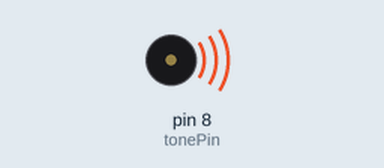
A sketch run on a simulated Arduino Uno, built with avr-gcc and run on an emulated ATmega328P. Parts: buzzer (waves = sounding).

Above: at 0.1 s.
Timing chart, 0 to 39.9 s (numbered marks = the images above):
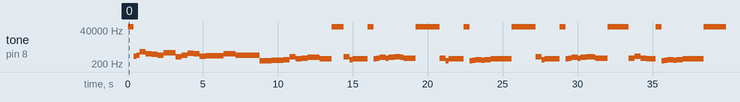

Measured:
- by itself, tone on pin 8 (tonePin): plays 65535 Hz for 0.40 s, 661 Hz for 0.20 s, 786 Hz for 0.20 s, 1322 Hz for 0.40 s, 990 Hz for 0.40 s, 882 Hz for 0.40 s … (74 notes in this stretch)

The sketch:

ibelieve.ino
```cpp
#include "Arduino.h"

#include "pitches.h"
//这部分是用英文对应了拍子，这样后面也比较好看
int tune0[]=
{
  G0, G6, GH1,
  GH6, GH3, GH2, GH1,
  GH5, G5, GH1,
  GH4, GH3, G6, G7,
  G7, GH3,
  GH1,
  GL6, GL7,
  G1, G5, G2, G3,
  G4, G2,
};

float duration0[]=
{
  0.5, 0.25, 0.25,
  0.5, 0.5, 0.5, 0.5,
  1, 0.5, 0.5,
  0.5, 0.5, 0.5, 0.5,
  1, 1,
  2,
  1,1,
  0.5, 0.5, 0.5, 0.5,
  1,1,
};

int tune1[] =
{
  G0, G5, G1, G2,
  G2, G0, G2, G3,
  G4, G3, G4, G4, G5, G4,
  G3, G0,
  G0, G3, GL6, G2,
  G2, G0, GL6, GL7,

  G1, GL7, G1, G1, G2, G2,
  G2, G0,
  G0, G5, G1, G2,
  G2, G0, G2, G3,
  G4, G3, G4, G4, G5, G5, G4,
  G3, G0,

  G0, G0, G3, G3, G6, G3,
  G3, G2, G0, GL6, GL7,
  G1, GL7, G1, G1, G2, G2,
  G2, G0,
  G0, G1, G2,
  G3, G5, G5, G5, G0, G5,

  G5, G6, G4, G5, G5, G4,
  G3, G0, G6, G7,
  GH1, G7, GH1, GH1, G3, G2,
  G2, G6, G6, G6, G0, G6,
  G6, G6, G6, G6, G5, G5,

  G5,
  G6, G2, G7,
  G1, GL5, G1, G5,
  G4, G3, G4, G4, G5, G6, G5,
  G5, G1, GH1,
  G7, G6, G6,

  G5, G6, G4, G3, G4,
  G4, GL6, GL7, G1,
  G4, G5, G5, G5, G3,
  G3, G2, G2,
  G0, GL5, G1, G5,
  G4, G3, G4, G4, G6, G5,

  G5, G0, G5,
  G5, G5, G6, G6, G7, G7,
  G7, GH1, GH1, GH1,
  GH1, G0, GH1, G7, GH1, G7,
  G6, G6, G6, G6, G6,

  G6, G0,
  G6, G3, G2, G1, G5,
  G5, G0, G3,
  G4, G3, GL6, GL6,
  GL7, G3, G2,
  G1,
  GL7, GL6,
  G3,
  G2,

};

float duration1[]=
{
  1, 0.5, 0.25, 0.25,
  1, 0.5, 0.25, 0.25,
  0.5, 0.25, 0.25, 0.25, 0.5, 0.25,
  1, 1,
  1, 0.5, 0.25, 0.25,
  1, 0.5, 0.25, 0.25,

  0.5, 0.25, 0.25, 0.25, 0.5, 0.25,
  1, 1,
  1, 0.5, 0.25, 0.25,
  1, 0.5, 0.25, 0.25,
  0.5, 0.25, 0.25, 0.25, 0.5, 0.125, 0.125,
  1,1,

  0.5, 0.25, 0.25, 0.25, 0.5, 0.25,
  0.25, 0.75, 0.5, 0.25, 0.25,
  0.5, 0.25, 0.25, 0.25, 0.5, 0.25,
  1, 1,
  1, 0.5, 0.5,
  0.5, 0.25, 0.25, 0.5, 0.25, 0.25,

  0.5, 0.5, 0.25, 0.5, 0.125, 0.125,
  1, 0.5, 0.25, 0.25,
  0.5, 0.25, 0.25, 0.5, 0.25, 0.25,
  0.5, 0.25, 0.25, 0.5, 0.25, 0.25,
  0.5, 0.25, 0.25, 0.5, 0.25, 0.25,

  2,
  0.5, 0.5, 1,
  0.5, 0.5, 0.5, 0.5,
  0.5, 0.25, 0.25, 0.25, 0.25, 0.25, 0.25,
  1, 0.5, 0.5,
  0.5, 0.25, 1,

  0.5, 0.5, 0.5, 0.25, 0.25,
  0.25, 0.5, 0.5, 0.5,
  0.5, 0.5, 0.5, 0.25, 0.25,
  0.25, 0.75, 1,
  0.5, 0.5, 0.5, 0.5,
  0.5, 0.25, 0.25, 0.25, 0.5, 0.25,

  1.5, 0.25, 0.25,
  0.5, 0.25, 0.25, 0.25, 0.5, 0.25,
  0.5, 0.25, 0.25, 1,
  0.5, 0.25, 0.25, 0.5, 0.25, 0.25,
  0.5, 0.25, 0.25, 1,

  1, 1,
  0.5, 0.5, 0.5, 0.25, 0.25,
  1.5, 0.25, 0.25,
  0.5, 0.5, 0.5, 0.5,
  1, 0.5, 0.5,
  2,
  1, 1,
  2,
  2,
};

int length0;
int length1;
int tonePin=8;

void setup()
{
  pinMode(tonePin,OUTPUT);
  length0 = sizeof(tune0)/sizeof(tune0[0]);
  length1 = sizeof(tune1)/sizeof(tune1[0]);
}

void loop()
{
  for (int x = 0; x < length0; ++x)
  {
    tone(tonePin, tune0[x]);
    delay(800*duration0[x]);
    //noTone(tonePin);
  }
  for(int x=0;x<length1;x++)
  {
    tone(tonePin,tune1[x]);
    delay(800*duration1[x]);
    noTone(tonePin);
  }
    for(int x=0;x<length1;x++)
  {
    tone(tonePin,tune1[x]);
    delay(800*duration1[x]);
    noTone(tonePin);
  }
  delay(5000);
}
```

pitches.h
```cpp
#define DL1 147
#define DL2 165
#define DL3 175
#define DL4 196
#define DL5 221
#define DL6 248
#define DL7 278

#define D0 -1
#define D1 294
#define D2 330
#define D3 350
#define D4 393
#define D5 441
#define D6 495
#define D7 556

#define DH1 589
#define DH2 661
#define DH3 700
#define DH4 786
#define DH5 882
#define DH6 990
#define DH7 1112

#define EL1 165
#define EL2 175
#define EL3 196
#define EL4 221
#define EL5 248
#define EL6 278
#define EL7 312

#define E0 -1
#define E1 330
#define E2 350
#define E3 393
#define E4 441
#define E5 495
#define E6 556
#define E7 624

#define EH1 661
#define EH2 700
#define EH3 786
#define EH4 882
#define EH5 990
#define EH6 1112
#define EH7 1248

#define FL1 175
#define FL2 196
#define FL3 221
#define FL4 234
#define FL5 262
#define FL6 294
#define FL7 330

#define F0 -1
#define F1 350
#define F2 393
#define F3 441
#define F4 495
#define F5 556
#define F6 624
#define F7 661

#define FH1 700
#define FH2 882
#define FH3 990
#define FH4 1049
#define FH5 1178
#define FH6 1322
#define FH7 1484

#define GL1 196
#define GL2 221
#define GL3 234
#define GL4 262
#define GL5 294
#define GL6 330
#define GL7 371

#define G0 -1
#define G1 393
#define G2 441
#define G3 495
#define G4 556
#define G5 624
#define G6 661
#define G7 742

#define GH1 786
#define GH2 882
#define GH3 990
#define GH4 1049
#define GH5 1178
#define GH6 1322
#define GH7 1484
```
